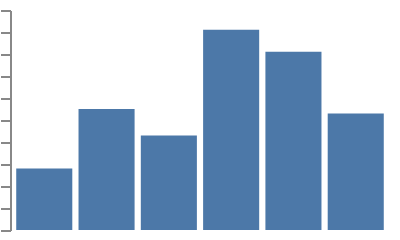

Express this chart as Vega-Lite.
### Vega specification from a JSON file in a GitHub repository (floating-point values rounded to 4 significant figures)
{"width": 200, "height": 120, "padding": 5, "data": [{"name": "t", "values": [{"a": "Alpha", "b": 28, "c": "x", "d": 1}, {"a": "Bravo", "b": 55, "c": "y", "d": 2}, {"a": "Charlie", "b": 43, "c": "x", "d": 3}, {"a": "Delta", "b": 91, "c": "z", "d": 4}, {"a": "Echo", "b": 81, "c": "y", "d": 5}, {"a": "Foxtrot", "b": 53, "c": "z", "d": 6}]}], "scales": [{"name": "x", "type": "band", "domain": {"data": "t", "field": "a"}, "range": "width", "padding": 0.1}, {"name": "y", "type": "linear", "domain": {"data": "t", "field": "b"}, "range": "height", "nice": true}, {"name": "color", "type": "ordinal", "domain": {"data": "t", "field": "c"}, "range": {"scheme": "category10"}}, {"name": "ramp", "type": "linear", "domain": {"data": "t", "field": "d"}, "range": {"scheme": "blues"}}, {"name": "size", "type": "linear", "domain": {"data": "t", "field": "b"}, "range": [10, 200]}, {"name": "shape", "type": "ordinal", "domain": {"data": "t", "field": "c"}, "range": "symbol"}, {"name": "quant", "type": "quantize", "domain": [0, 100], "range": {"scheme": "greens", "count": 4}}], "marks": [{"type": "rect", "from": {"data": "t"}, "encode": {"enter": {"x": {"scale": "x", "field": "a"}, "width": {"scale": "x", "band": 1}, "y": {"scale": "y", "field": "b"}, "y2": {"scale": "y", "value": 0}}}}], "autosize": {"type": "none", "contains": "padding"}, "axes": [{"orient": "left", "scale": "y"}], "legends": [{"fill": "ramp", "type": "gradient", "orient": "bottom", "direction": "horizontal"}, {"fill": "color", "orient": "left"}]}
